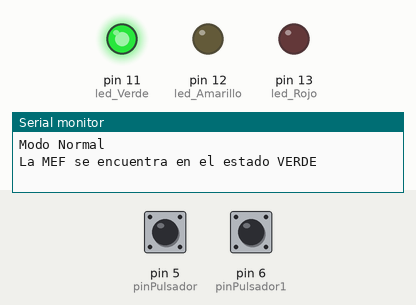
A sketch run on a simulated Arduino Uno, built with avr-gcc and run on an emulated ATmega328P. Parts: output pins drawn as LEDs (lit = HIGH), the last lines printed to the serial monitor. Dashed ring = blinking. The inputs (shaded band) are chosen by the test bench; at power-on: pin 5 (pinPulsador) HIGH, pin 6 (pinPulsador1) LOW.

Above: at 1.2 s.
1.3 s: pin 5 (pinPulsador) pulled LOW for 0.15 s
At 1.8 s:
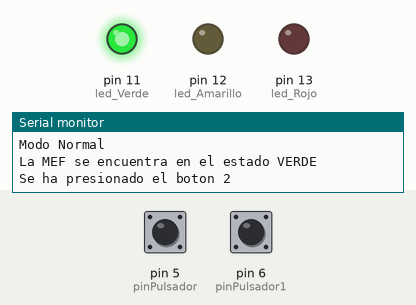
4.4 s: pin 6 (pinPulsador1) pulsed HIGH 2 times (0.12 s each, 0.3 s apart)
At 5.3 s:
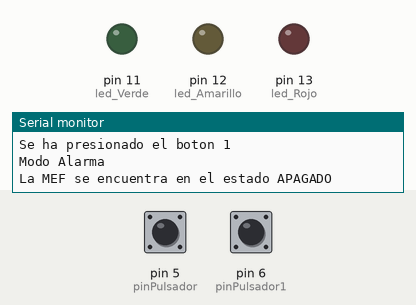
8.0 s: pin 5 (pinPulsador) driven LOW
11.0 s: pin 6 (pinPulsador1) pulled HIGH for 0.15 s
At 13.1 s:
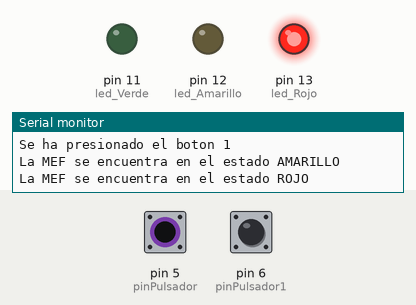
14.1 s: pin 6 (pinPulsador1) pulled HIGH for 1 s
At 17.75 s:
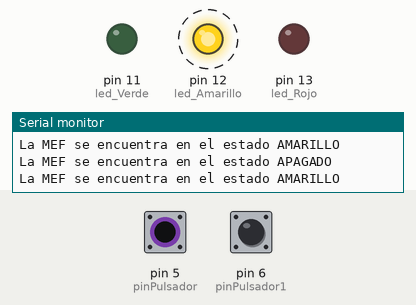
17.8 s: pin 6 (pinPulsador1) pulled HIGH for 3.2 s
At 21.6 s:
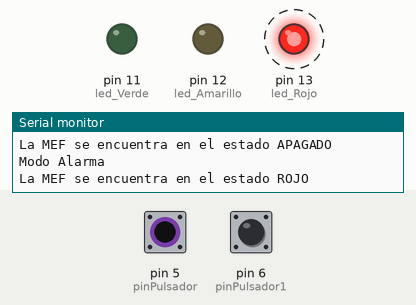
Timing chart, 0 to 23.5 s (numbered marks = the images above; inputs shaded):
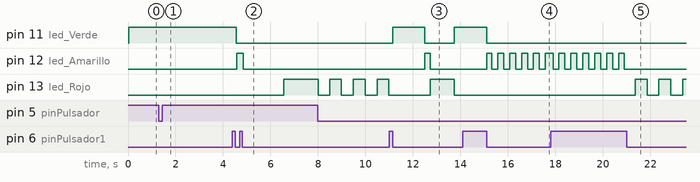

The sketch:

semaforo.ino
```cpp
#include "uart.h"
#include "semaforo.h"
const int led_Rojo = 13;
const int led_Amarillo = 12;
const int led_Verde = 11;
const int pinPulsador = 5;
const int pinPulsador1 = 6;
int tecla1 = 0;
int modoaux = 10;
int modoaux1 = 10;
int teclaaux = 10;
void setup() {
  Serial.begin(9600);
  pinMode(pinPulsador, INPUT_PULLUP);
  inicializarMEF(led_Rojo, led_Amarillo, led_Verde);
}

void loop() {
  actualizarMEF(pinPulsador, pinPulsador1);
  int estado1 = estado(pinPulsador, pinPulsador1);

  if (modo2() == 0) {
    if (modoaux != modo2()) {
      Serial.println("Modo Normal");
    }
  }

  else if (modo2() == 1) {
    if (modoaux != modo2()) {
      Serial.println("Modo Desconectado");
    }

  } else if (modo2() == 2) {
    if (modoaux != modo2()) {
      Serial.println("Modo Alarma");
    }
  }
  modoaux = modo2();
  if (estado1 == 0) {
    if (modoaux1 != estado1) {
      Serial.println("La MEF se encuentra en el estado ROJO");
    }
  } else if (estado1 == 1) {
    if (modoaux1 != estado1) {
      Serial.println("La MEF se encuentra en el estado AMARILLO");
    }
  } else if (estado1 == 2) {
    if (modoaux1 != estado1) {
      Serial.println("La MEF se encuentra en el estado VERDE");
    }
  } else if (estado1 == 3) {
    if (modoaux1 != estado1) {
      Serial.println("La MEF se encuentra en el estado APAGADO");
    }
  }
  modoaux1 = estado1;
  if (est_tecla1() == 0) {
    if (teclaaux != est_tecla1()) {
      Serial.println("Se ha presionado el boton 1");
    }
  } else if (est_tecla1() == 1) {
    if (teclaaux != est_tecla1()) {
      Serial.println("Se ha presionado el boton 2");
    }
  }
  teclaaux = est_tecla1();
}
```

semaforo.cpp
```cpp
#include "semaforo.h"
typedef enum {
  ROJO,
  AMARILLO,
  VERDE,
  APAGADO
} EstadosNormal;
// Definición de los estados de velocidad
typedef enum {
  NORMAL,
  DOBLE,
  MITAD
} Velocidad;
typedef enum {
  NORMALL,
  DESCONECTADO,
  ALARMA
} Modos;
// Variables para el control de velocidad
Velocidad velocidadActual;
EstadosNormal estadoActualNormal;
Modos modo;

unsigned long tiempoAnterior;
unsigned long intervalo;
unsigned long intervalo1;
unsigned long intervalo2;
unsigned long intervalo3;
int tecla = 0;

// Variable para controlar el estado del pulsador

int modo1(void) {
  return modo;
}
int est_tecla(void) {
  return tecla;
}
int inicializarMEF(int led_Rojo, int led_Amarillo, int led_Verde) {
  estadoActualNormal = VERDE;
  velocidadActual = NORMAL;
  modo = NORMALL;

  // Configurar los pines del semáforo como salidas
  pinMode(led_Rojo, OUTPUT);      // Pin del LED rojo
  pinMode(led_Amarillo, OUTPUT);  // Pin del LED amarillo
  pinMode(led_Verde, OUTPUT);     // Pin del LED verde
  intervalo1 = 3000;
  intervalo2 = 500;
  intervalo3 = 2000;
}
int actualizarMEF(int pinPulsador, int pinPulsador1) {
  unsigned long tiempoActual = millis();  // Obtener el tiempo actual
                                          // Verificar si se ha pulsado el botón para cambiar la velocidad
  if (digitalRead(pinPulsador1) == HIGH) {
    delay(25);  // Retardo para evitar fluctuaciones en la lectura del botón

    if (digitalRead(pinPulsador1) == LOW) {
      tecla = 1;

      // Cambiar la velocidad según el estado actual
      switch (modo) {

        case NORMALL:

          modo = DESCONECTADO;
          estadoActualNormal = APAGADO;
          break;
        case DESCONECTADO:

          modo = ALARMA;
          estadoActualNormal = APAGADO;
          break;
        case ALARMA:

          modo = NORMALL;
          estadoActualNormal = VERDE;
          break;
      }
    }
  }
  if (digitalRead(pinPulsador) == HIGH) {
    delay(25);  // Retardo para evitar fluctuaciones en la lectura del botón

    if (digitalRead(pinPulsador) == LOW) {
      tecla = 2;
      // Cambiar la velocidad según el estado actual
      switch (velocidadActual) {
        case NORMAL:
          velocidadActual = DOBLE;
          intervalo1 = 6000;
          intervalo2 = 1000;
          intervalo3 = 4000;
          break;
        case DOBLE:
          velocidadActual = MITAD;
          intervalo1 = 1500;
          intervalo2 = 250;
          intervalo3 = 1000;
          break;
        case MITAD:
          velocidadActual = NORMAL;
          intervalo1 = 3000;
          intervalo2 = 500;
          intervalo3 = 2000;
          break;
      }
    }
  }
  if (modo == 0) {
    switch (estadoActualNormal) {
      case ROJO:
        // Encender el LED rojo
        digitalWrite(13, HIGH);
        digitalWrite(12, LOW);
        digitalWrite(11, LOW);

        if (tiempoActual - tiempoAnterior >= intervalo3) {
          estadoActualNormal = VERDE;     // Cambiar al siguiente estado
          tiempoAnterior = tiempoActual;  // Actualizar el tiempo anterior
        }
        break;

      case VERDE:
        // Encender el LED verde
        digitalWrite(13, LOW);
        digitalWrite(12, LOW);
        digitalWrite(11, HIGH);

        if (tiempoActual - tiempoAnterior >= intervalo1) {
          estadoActualNormal = AMARILLO;  // Cambiar al siguiente estado
          tiempoAnterior = tiempoActual;  // Actualizar el tiempo anterior
        }
        break;

      case AMARILLO:
        // Encender el LED amarillo-verde
        digitalWrite(13, LOW);
        digitalWrite(12, HIGH);
        digitalWrite(11, LOW);

        if (tiempoActual - tiempoAnterior >= intervalo2) {
          estadoActualNormal = ROJO;      // Cambiar al siguiente estado
          tiempoAnterior = tiempoActual;  // Actualizar el tiempo anterior
        }
        break;
    }
    return estadoActualNormal;
  }
  if (modo == 1) {

    switch (estadoActualNormal) {
      case AMARILLO:
        // Encender el LED rojo
        digitalWrite(13, LOW);
        digitalWrite(12, HIGH);
        digitalWrite(11, LOW);

        if (tiempoActual - tiempoAnterior >= intervalo2) {
          estadoActualNormal = APAGADO;   // Cambiar al siguiente estado
          tiempoAnterior = tiempoActual;  // Actualizar el tiempo anterior
        }
        break;

      case APAGADO:
        // Encender el LED verde
        digitalWrite(13, LOW);
        digitalWrite(12, LOW);
        digitalWrite(11, LOW);

        if (tiempoActual - tiempoAnterior >= intervalo2) {
          estadoActualNormal = AMARILLO;  // Cambiar al siguiente estado
          tiempoAnterior = tiempoActual;  // Actualizar el tiempo anterior
        }
        break;
    }
    return estadoActualNormal;
  }
  if (modo == 2) {

    switch (estadoActualNormal) {
      case ROJO:
        // Encender el LED rojo
        digitalWrite(13, HIGH);
        digitalWrite(12, LOW);
        digitalWrite(11, LOW);

        if (tiempoActual - tiempoAnterior >= intervalo3 / 2) {
          estadoActualNormal = APAGADO;   // Cambiar al siguiente estado
          tiempoAnterior = tiempoActual;  // Actualizar el tiempo anterior
        }
        break;

      case APAGADO:
        // Encender el LED verde
        digitalWrite(13, LOW);
        digitalWrite(12, LOW);
        digitalWrite(11, LOW);

        if (tiempoActual - tiempoAnterior >= intervalo3 / 2) {
          estadoActualNormal = ROJO;      // Cambiar al siguiente estado
          tiempoAnterior = tiempoActual;  // Actualizar el tiempo anterior
        }
        break;
    }
    return estadoActualNormal;
  }
}
```

semaforo.h
```cpp
#include <Arduino.h>
int inicializarMEF(int led_Rojo, int led_Amarillo, int led_Verde);
int actualizarMEF(int pinPulsador, int pinPulsador1);
int modo1(void);
int est_tecla(void);
```

uart.cpp
```cpp
#include "uart.h"
#include "semaforo.h"

int estado(int pinPulsador, int pinPulsador1) {
  int mefValue = actualizarMEF(pinPulsador, pinPulsador1);

  if (mefValue >= 0 && mefValue <= 3) {
    return mefValue;
  }
}

int modo2() {
  int modo1Value = modo1();

  if (modo1Value >= 0 && modo1Value <= 2) {
    return modo1Value;
  }
}

int est_tecla1() {
  int teclaValue = est_tecla();

  if (teclaValue == 1) {
    return 0;
  } else if (teclaValue == 2) {
    return 1;
  }
}
```

uart.h
```cpp
#include <Arduino.h>
int estado(int pinPulsador, int pinPulsador1);
int modo2(void);
int est_tecla1(void);
```

Measured:
- after the input at 1.3 s, pin 11 (led_Verde): stays HIGH (without the input it goes to LOW after 1.8 s); pin 12 (led_Amarillo): stays LOW (without the input it goes to HIGH after 1.8 s); pin 13 (led_Rojo): stays LOW (without the input it goes to HIGH after 2.3 s)
- after the input at 4.4 s, pin 11 (led_Verde): HIGH → LOW after 0.16 s instead of 1.7 s; pin 13 (led_Rojo): LOW → HIGH after 2.2 s instead of 2.7 s
- after the input at 11.0 s, pin 11 (led_Verde): LOW → HIGH after 0.15 s, → LOW 1.3 s later, → HIGH 1.3 s later; pin 12 (led_Amarillo): LOW → HIGH after 1.5 s, → LOW 0.25 s later
- after the input at 14.1 s, pin 13 (led_Rojo): stays LOW (without the input it goes to HIGH after 1.4 s)
- after the input at 17.8 s, pin 13 (led_Rojo): alternates HIGH for 0.50 s and LOW for 0.50 s, starting after 3.6 s
